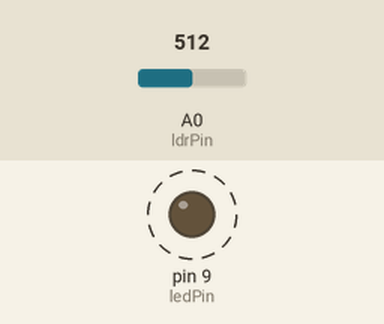
This sketch was run on a simulated Arduino Uno, built with avr-gcc and run on an emulated ATmega328P. Parts: output pins drawn as LEDs (lit = HIGH). Dashed ring = blinking. The inputs (shaded band) are chosen by the test bench; at power-on: A0 (ldrPin) = 512.

Above: at 1.8 s.
1.9 s: A0 (ldrPin) set to 0
At 2.6 s:
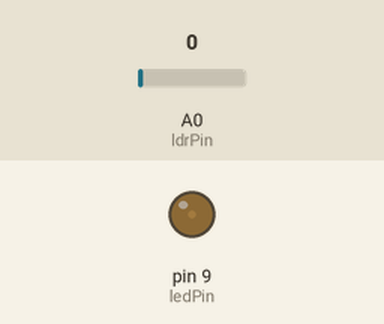
3.6 s: A0 (ldrPin) set to 122
At 3.9 s:
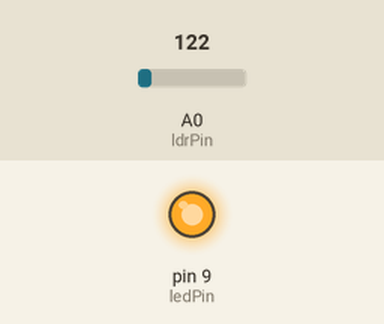
Timing chart, 0 to 13.1 s (numbered marks = the images above; inputs shaded):
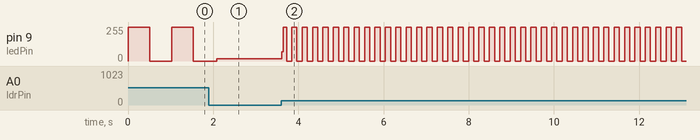

Measured:
- after the input at 3.6 s, pin 9 (ledPin): 18/255 → 69/255 at once, then moves between 0/255 and 255/255, repeating every 0.24 s
- by itself, pin 9 (ledPin): alternates 255/255 for 0.51 s and 0/255 for 0.51 s

The sketch:

ldrBlinkLedRate.ino
```cpp
/*
 * 20160603 - Read Analog Value from LDR sensor
 */


int ldrPin = A0;
int ledPin = 9;


void setup() {

  pinMode(ledPin,OUTPUT);
  digitalWrite(ledPin,LOW);

}

void loop() {

  int ldrValue = analogRead(ldrPin);

  digitalWrite(ledPin,HIGH);
  delay(ldrValue);

  digitalWrite(ledPin,LOW);
  delay(ldrValue);


}
```
